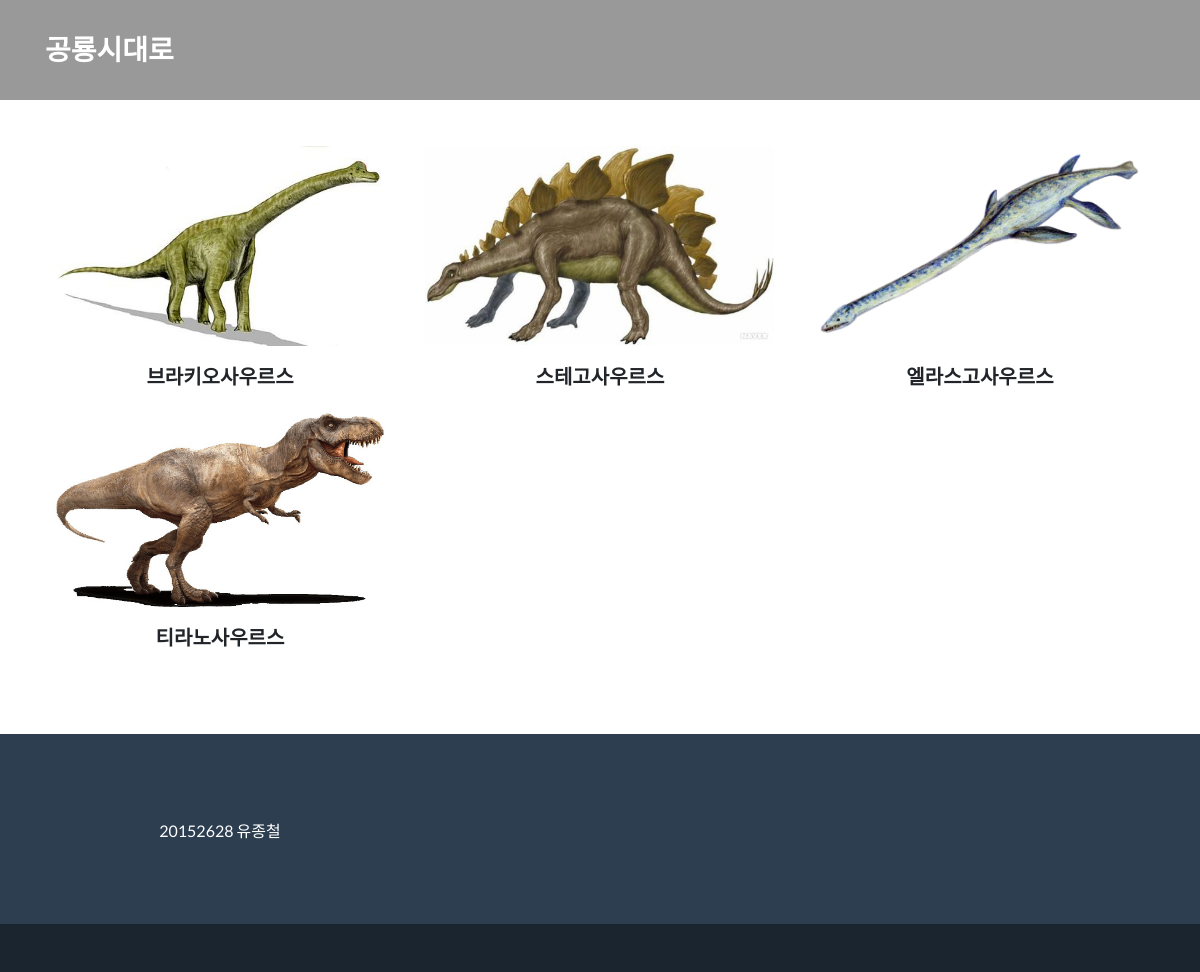
The page /list/ on the database as committed earlier.
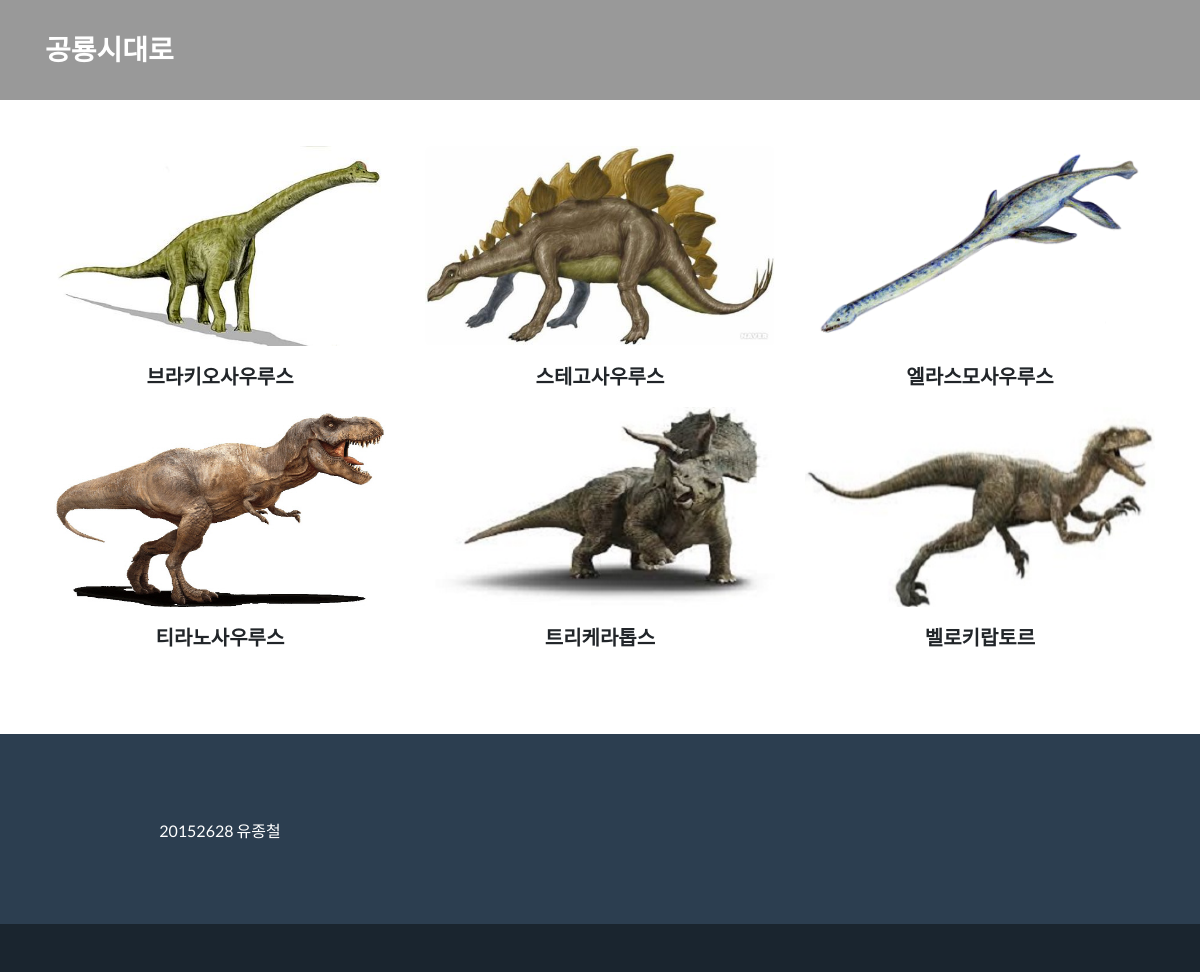
The same page on the database as committed later.
### dinolists/models.py (models this page shows)
class Dinolist(models.Model):
    image = models.ImageField(upload_to='images/')
    name = models.CharField(max_length=30)
    overview = models.CharField(max_length=5000)
    character = models.CharField(max_length=5000)

### dinolists/views.py (the view)
# urls.py: path('list/',dinolists.views.dlist),
def dlist(request):
	dinolists = Dinolist.objects
	return render(request, 'list.html', {'dinolists' : dinolists.all, 'count': range(dinolists.count())})

### dinolists/templates/list.html (shortened to what this page needs)
{% load static %}
<!DOCTYPE html>
<html lang="en">
<head>
<link  href="{% static 'freelancer.min.css' %}" rel="stylesheet">
  <link href="vendor/fontawesome-free/css/all.min.css" rel="stylesheet" type="text/css">
</head>
<body id="page-top" style="background-image: url({% static 'green.jpg' %});">
  <nav class="fixed-top" id="mainNav">
    <div class="container">
      <a class="navbar-brand js-scroll-trigger" href="/">공룡시대로</a>
    </div>
  </nav>
  <header>
  </header>
  <section class="page-section portfolio" id="portfolio">
    <div class="container">
      <div class="row">
      {% for i in dinolists %}
        <div class="col-md-6 col-lg-4">
          <div id="cap" class="portfolio-item mx-auto" style="margin-bottom:15px;">
            <a href="../detail/{{i.name}}"><img class="img-fluid" src='{{i.image.url}}' style ="width:400px; height:200px; "        alt=""></a>
          </div>
          <p style="text-align:center; font-weight:900;font-size:20px">{{i.name}}</p>
        </div>
      {% endfor %}
    </div>
  </section>
  <footer class="footer text-center">
    <div class="container">
      <div class="row">
        <div class="col-lg-4">
        <p class="lead mb-0">
        <small>20152628 유종철</small></p>
        </div>
      </div>
    </div>
  </footer>
  <section class="copyright py-4 text-center text-white">
  </section>
</body>
</html>

### dinolists/templates/list.html (style rules this page uses)
header { padding-top: 50px; }
body { background-image: url('green.jpg'); background-repeat: no-repeat; background-position: center center; background-size: cover; }
.fixed-top { position: fixed; top: 0; right: 0; left: 0; z-index: 1030; background-color:opacity : 0.5 gray; }
#mainNav { padding-top: 1rem; padding-bottom: 1rem; font-family: "Montserrat", -apple-system, BlinkMacSystemFont, "Segoe UI", Roboto, "Helvetica Neue", Arial, "Noto Sans", sans-serif, "Apple Color Emoji", "Segoe UI Emoji", "Segoe UI Symbol", "Noto Color Emoji"; font-weight: 700; opacity: 0.8; background-color: gray; }

Rows that differ between the two databases and show on the page:
changed Dinolist: name "브라키오사우르스" → "브라키오사우루스"
changed Dinolist: name "스테고사우르스" → "스테고사우루스"
changed Dinolist: name "엘라스고사우르스" → "엘라스모사우루스"
changed Dinolist: name "티라노사우르스" → "티라노사우루스"
added Dinolist: image (picture), name "트리케라톱스"
added Dinolist: image (picture), name "벨로키랍토르"
